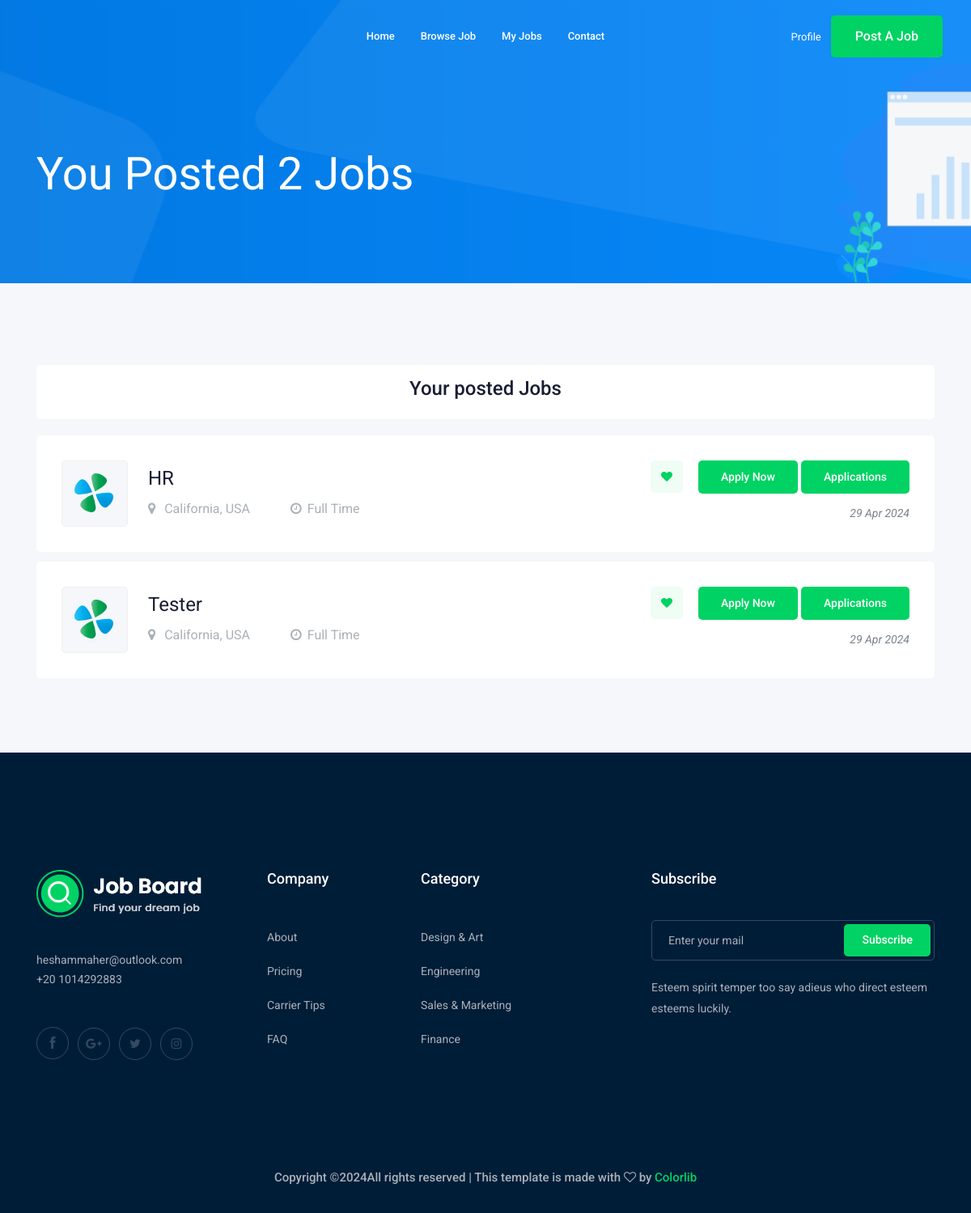
The page /accounts/myjobs (signed in) on the database its author committed.
### job/models.py (models this page shows, shortened)
class Job(models.Model):
    owner = models.ForeignKey(
        User, related_name="posted_jobs", on_delete=models.CASCADE
    )
    title = models.CharField(max_length=100)
    job_type = models.CharField(max_length=15, choices=JOB_TYPE)
    description = models.TextField(max_length=1000)
    published_at = models.DateTimeField(auto_now=True)
    Vacancy = models.IntegerField(default=1)
    Salary = models.IntegerField(default=0)
    experience = models.IntegerField(default=1)
    category = models.ForeignKey("Category", on_delete=models.CASCADE)
    image = models.ImageField(upload_to=image_upload, blank=True, null=True)
    slug = models.SlugField(blank=True, null=True)

### accounts/views.py (the view)
# urls.py: path("myjobs", views.my_jobs, name="my_posted_jobs"),
@login_required
def my_jobs(request):
    jobs = request.user.posted_jobs.all()
    paginator = Paginator(jobs, 3)
    page_number = request.GET.get("page")
    page_obj = paginator.get_page(page_number)
    return render(
        request, "accounts/my_posted_jobs.html", {"jobs": page_obj, "count": jobs.count}
    )

### accounts/templates/accounts/my_posted_jobs.html (shortened to what this page needs)
{% extends 'base.html' %}
{% load static %}
{% block body %}
  <div class="bradcam_area bradcam_bg_1">
    <div class="container">
      <div class="row">
        <div class="col-xl-12">
          <div class="bradcam_text">
            <h3>You posted {{ count }} Jobs</h3>
          </div>
        </div>
      </div>
    </div>
  </div>
  <div class="job_listing_area plus_padding">
    <div class="container">
      <div class="row">
        <div class="col-lg-12">
          <div class="recent_joblist_wrap">
            <div class="recent_joblist white-bg text-center">
              <div class="row align-items-center">
                <div class="col-md-12">
                  <h3 class="text-center">Your posted Jobs</h3>
                </div>
              </div>
            </div>
          </div>
          <div class="job_lists m-0">
            {% for job in jobs %}
              <div class="row">
                <div class="col-lg-12 col-md-12">
                  <div class="single_jobs white-bg d-flex justify-content-between">
                    <div class="jobs_left d-flex align-items-center">
                      <div class="thumb">
                        <img src="{% static 'img/svg_icon/1.svg' %}" alt="" />
                      </div>
                      <div class="jobs_conetent">
                        <a href="{% url 'jobs:job_detail' job.slug %}"><h4>{{ job.title }}</h4></a>
                        <div class="links_locat d-flex align-items-center">
                          <div class="location">
                            <p>
                              <i class="fa fa-map-marker"></i> California, USA
                            </p>
                          </div>
                          <div class="location">
                            <p>
                              <i class="fa fa-clock-o"></i>{{ job.job_type }}
                            </p>
                          </div>
                        </div>
                      </div>
                    </div>
                    <div class="jobs_right">
                      <div class="apply_now">
                        <a class="heart_mark" href="#"><i class="fa fa-heart"></i></a>
                        <a href="{% url 'jobs:job_detail' job.slug %}" class="boxed-btn3">Apply Now</a>
                        <a href="{% url 'accounts:my_posted_job_applications' job.id %}" class="boxed-btn3">Applications</a>
                      </div>
                      <div class="date">
                        <p>{{ job.published_at|date:'d M o' }}</p>
                      </div>
                    </div>
                  </div>
                </div>
              </div>
            {% endfor %}
          </div>
        </div>
      </div>
    </div>
  </div>
{% endblock %}

### rows shown on the page
Job: title "HR", job_type "Full Time", published_at "29 Apr 2024"
Job: title "Tester", job_type "Full Time", published_at "29 Apr 2024"

### other values the page prints
{{ count }} "2"
